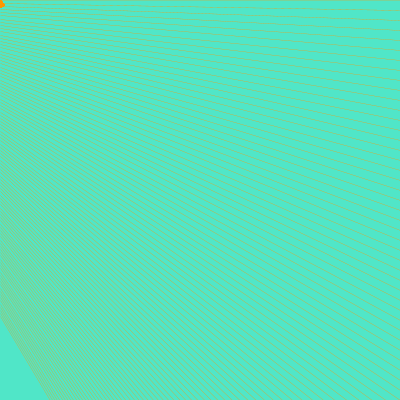
Frame 1 (no input)
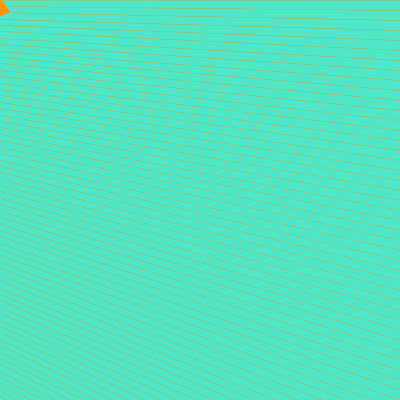
Frame 2 (the mouse pressed at the canvas centre, redrawn once)

The Processing sketch that drew these frames (run headless with seeded random() and noise(); the mouse was pressed at the canvas centre and the sketch redrawn once):

// Processing sketch: processing_125557
// ── processing_125557.pde

void setup() { 
  size(400,400);
  noLoop(); // draw() will not loop
}


float x=0;

void draw(){
  background(80,230,200);
  
  if (x > 12) x = 0;
 x=x+0.08;
 
 
  
  for (int i=0; i<100; i++) {
    stroke(255,150,0);
    strokeWeight(.7);
    
    
    line(x*30, 30*x, x*0.2, x*i); 
    line(x*30, 55*x, x*0.4, x*i);
    line(x*50, 70*x, x*0.6, x*i);
    
    noStroke();
    fill(255,200,0,(255/2));
     
     pushMatrix(); {
        if (x>10 || X<300) {
      ellipse( 72*x, 210, 6*pow(x-1,2.5), 6*pow(x-1,2.5));
    }
        popMatrix();
  }
    
      stroke(255,150,0);
    strokeWeight(0.3);
     
    line(400, 2*(i/.2), x*0.2, x*i*40); 
  }
}
void mousePressed() {
  loop();
}
void mouseReleased(){
  noLoop();
  draw();
  fill(255,100);
  noStroke();
  rect(0,0,400,100*pow(.45*x,2));
  
}
